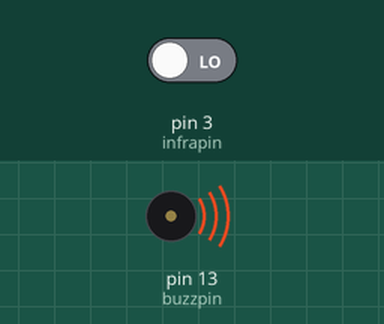
The sketch below on a simulated Arduino Uno, built with avr-gcc and run on an emulated ATmega328P. Shown: buzzer (waves = sounding, pin HIGH). Inputs (shaded band) come from the test bench; at power-on: pin 3 (infrapin) LOW.

Above: at 1.2 s.
1.3 s: pin 3 (infrapin) driven HIGH
At 1.7 s:
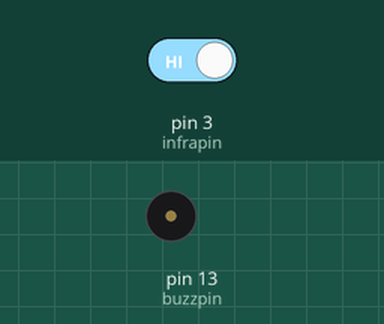
2.8 s: pin 3 (infrapin) driven LOW
At 4.0 s:
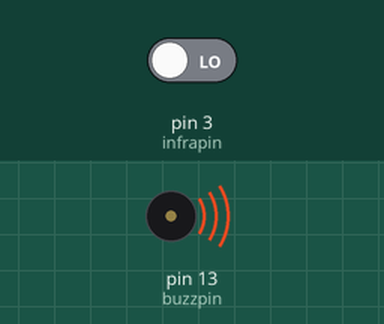
Timing chart, 0 to 5.8 s (numbered marks = the images above; inputs shaded):
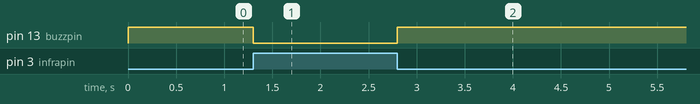

Measured:
- after the input at 1.3 s, pin 13 (buzzpin): HIGH → LOW at once
- after the input at 2.8 s, pin 13 (buzzpin): LOW → HIGH at once

The sketch:

infrared_sensor.ino
```cpp
int buzzpin=13;
int infrapin=3;
void setup() {
  // put your setup code here, to run once:
pinMode(infrapin,LOW);
pinMode(buzzpin,OUTPUT);
}

void loop() {
  // put your main code here, to run repeatedly:
if(digitalRead(infrapin)==HIGH)
{
  digitalWrite(buzzpin,LOW);
}
else
{
  digitalWrite(buzzpin,HIGH);
}
}
```
